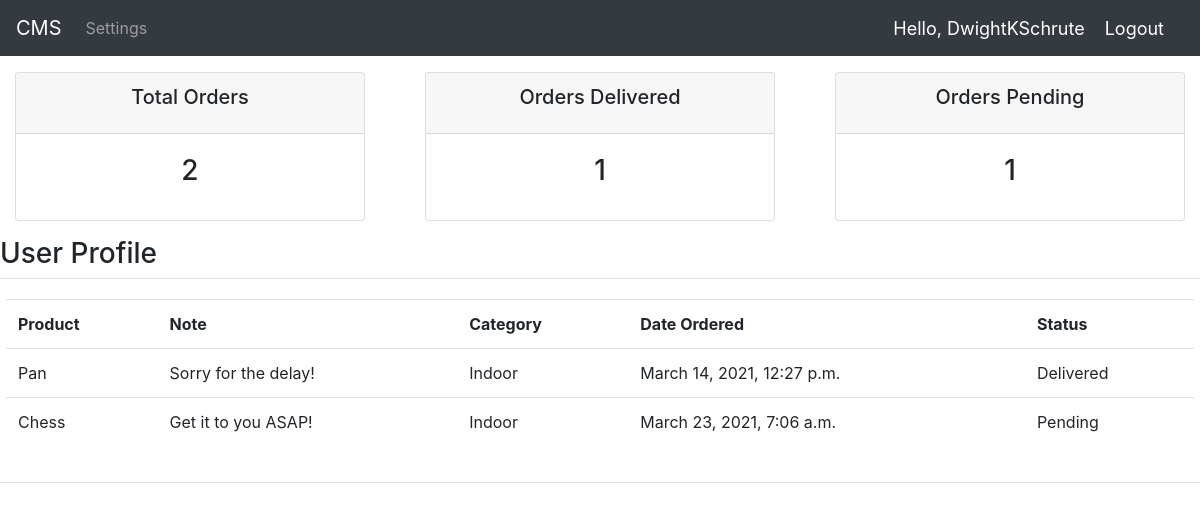
The page /user/ (signed in) on the database its author committed.
### accounts/models.py (models this page shows, shortened)
class Order(models.Model):
    STATUS = (
        ('Pending', 'Pending'),
        ('Out For Delivery', 'Out For Delivery'),
        ('Delivered', 'Delivered')
    )
    status = models.CharField(max_length=50, null=True, choices=STATUS)
    date_created = models.DateTimeField(auto_now_add=True, null=True)
    customer = models.ForeignKey(
        Customer, null=True, on_delete=models.SET_NULL)
    product = models.ForeignKey(Product, null=True, on_delete=models.SET_NULL)
    status = models.CharField(max_length=200, null=True, choices=STATUS)
    note = models.CharField(max_length=200, null=True)

class Product(models.Model):
    CATEGORY = (
        ("Indoor", "Indoor"),
        ("Outdoor", "Outdoor"),
    )
    name = models.CharField(max_length=100, null=True)
    category = models.CharField(max_length=100, null=True, choices=CATEGORY)
    description = models.CharField(max_length=100, null=True)
    price = models.FloatField(null=True)
    date_created = models.DateTimeField(auto_now_add=True, null=True)
    tags = models.ManyToManyField(Tag)
    def __str__(self):
        return self.name

### accounts/decorators.py (the view)
        def wrapper_func(request, *args, **kwargs):
            group = None
            if request.user.groups.exists():
                group = request.user.groups.all()[0].name
            if group in allowed_roles:
                return view_func(request, *args, **kwargs)
            else:
                return HttpResponse('You are not authorized to view this page')

### accounts/views.py (called while the page is built)
@login_required(login_url='login')
@allowed_users(allowed_roles=['customer'])
def userPage(request):
    orders = request.user.customer.order_set.all()
    total_orders = orders.count()
    delivered = orders.filter(status='Delivered').count()
    pending = orders.filter(status='Pending').count()
    context = {'orders': orders, 'total_orders': total_orders,
               'delivered': delivered,
               'pending': pending}
    return render(request, 'accounts/user.html', context)

### accounts/templates/accounts/user.html (shortened to what this page needs)
{% extends 'accounts/index.html' %}
{% block content %}
{% include 'accounts/status.html' %}
<h3>User Profile</h3>
<div class="row">
  <div class="card card-body">
    <table class="table">
      <tr>
        <th>Product</th>
        <th>Note</th>
        <th>Category</th>
        <th>Date Ordered</th>
        <th>Status</th>
      </tr>
      {% for i in orders%}
      <tr>
      <td>{{i.product}}</td>
      <td>{{i.note}}</td>
      <td>{{i.product.category}}</td>
      <td>{{i.date_created}}</td>
      <td>{{i.status}}</td>
    </tr>
      {%endfor%}
    </table>
  </div>
</div>
{% endblock%}

### accounts/templates/accounts/navbar.html (shortened to what this page needs)
<nav class="navbar navbar-expand-lg navbar-dark bg-dark fixed-top">
  <a class="navbar-brand" href="#">CMS</a>
  <div class="collapse navbar-collapse" id="navbarNavAltMarkup">
    <div class="navbar-nav">
      {% if request.user.is_staff %}
      <a class="nav-item nav-link" href="{% url 'home'%}">DashBoard</a>
      <a class="nav-item nav-link" href="{% url 'products'%}">Products</a>
      {% else %}
      <a class="nav-item nav-link" href="{% url 'account'%}">Settings</a>
      {% endif %}
    </div>
  </div>
  <span class="hello-msg">Hello, {{request.user}}</span>
  <span><a class="hello-msg" href="{% url 'logout' %}">Logout</a></span>
</nav>

### accounts/templates/accounts/navbar.html (style rules this page uses)
.hello-msg { font-size: 18px; color: #fff; margin-right: 20px; }

### rows shown on the page
Order: product "Pan", note "Sorry for the delay!", product.category "Indoor", date_created "March 14, 2021, 12:27 p.m.", status "Delivered"
Order: product "Chess", note "Get it to you ASAP!", product.category "Indoor", date_created "March 23, 2021, 7:06 a.m.", status "Pending"

### other values the page prints
{{ request.user }} "DwightKSchrute"
{{ total_orders }} "2"
{{ delivered }} "1"
{{ pending }} "1"
